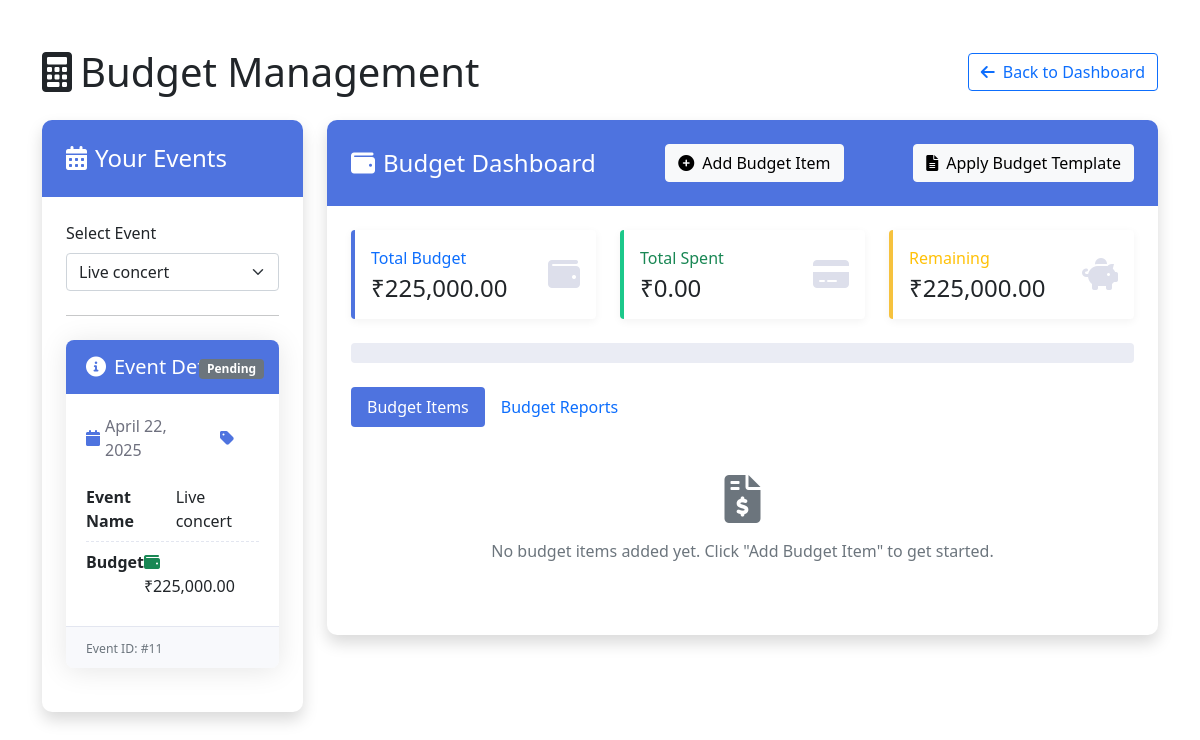
Screenshot of /organizer/manage_budget.php?event_id=11 (signed in) with the database file from the repository.
### tables this page shows
CREATE TABLE `events` (
  `event_id` int(11) NOT NULL,
  `title` varchar(255) NOT NULL,
  `description` text DEFAULT NULL,
  `date` date NOT NULL,
  `reg_start_date` date DEFAULT NULL,
  `location` varchar(255) NOT NULL,
  `venue` varchar(255) DEFAULT 'To be announced',
  `category` enum('wedding','conference','birthday','anniversary') NOT NULL,
  `organizer_id` int(11) NOT NULL,
  `ticket_price` decimal(10,2) DEFAULT NULL,
  `capacity` int(11) DEFAULT NULL,
  `details` text DEFAULT NULL,
  `reg_end_date` datetime DEFAULT NULL,
  `total_tickets` int(11) NOT NULL,
  `image_path` varchar(255) DEFAULT NULL,
  `avg_rating` decimal(3,2) DEFAULT 0.00,
  `assigned_by` enum('admin','user') DEFAULT NULL,
  `address` varchar(500) DEFAULT NULL,
  `status` varchar(20) DEFAULT 'pending' COMMENT 'Can be pending, approved, rejected, finalized',
  `admin_notes` text DEFAULT NULL COMMENT 'Notes from admin regarding event approval',
  `event_type` varchar(50) DEFAULT 'general',
  `created_at` timestamp NOT NULL DEFAULT current_timestamp()
);

### organizer/manage_budget.php (the view, shortened to what this page needs)
<?php
require_once '../includes/db.php';
$user_id = $_SESSION['user_id'];
try {
    $stmt = $pdo->prepare("SELECT event_id as id, title, category as event_type, date, status FROM events
                         WHERE organizer_id = ?
                         ORDER BY date DESC");
    $stmt->execute([$user_id]);
    $events = $stmt->fetchAll(PDO::FETCH_ASSOC);
} catch (PDOException $e) {
    $error_message = "Error retrieving events: " . $e->getMessage();
}
$selected_event = null;
$budget_items = [];
$total_budget = 0;
$selected_event_id = isset($_GET['event_id']) ? filter_input(INPUT_GET, 'event_id', FILTER_SANITIZE_NUMBER_INT) : null;
if ($selected_event_id) {
    try {
        $stmt = $pdo->prepare("SELECT e.event_id as id, e.title, e.description, e.date,
                              e.ticket_price, e.total_tickets, e.status, e.category as event_type
                            FROM events e
                            WHERE e.event_id = ? AND e.organizer_id = ?");
        $stmt->execute([$selected_event_id, $user_id]);
        $selected_event = $stmt->fetch(PDO::FETCH_ASSOC);
        if ($selected_event) {
            if (isset($selected_event['ticket_price']) && isset($selected_event['total_tickets'])) {
                $selected_event['total_budget'] = $selected_event['ticket_price'] * $selected_event['total_tickets'];
            } else {
                $selected_event['total_budget'] = 0;
            }
        }
        if ($selected_event) {
            $total_budget = $selected_event['total_budget'] ?? 0;
            $stmt = $pdo->prepare("SELECT * FROM budget_items WHERE event_id = ? ORDER BY created_at DESC");
            $stmt->execute([$selected_event_id]);
            $budget_items = $stmt->fetchAll(PDO::FETCH_ASSOC);
        }
    } catch (PDOException $e) {
        $error_message = "Error retrieving event details: " . $e->getMessage();
    }
}
$total_spent = 0;
$remaining_budget = $total_budget - $total_spent;
?>
<!DOCTYPE html>
<html lang="en">
<head>
    <link href="https://cdn.jsdelivr.net/npm/bootstrap@5.1.3/dist/css/bootstrap.min.css" rel="stylesheet">
    <link rel="stylesheet" href="https://cdnjs.cloudflare.com/ajax/libs/font-awesome/6.0.0-beta3/css/all.min.css">
</head>
<body>
    <div class="container py-5">
        <div class="d-flex justify-content-between align-items-center mb-4">
            <h1 class="mb-0"><i class="fas fa-calculator me-2"></i>Budget Management</h1>
            <a href="dashboard.php" class="btn btn-outline-primary">
                <i class="fas fa-arrow-left me-2"></i>Back to Dashboard
            </a>
        </div>
        <div class="row">
            <div class="col-lg-3">
                <div class="budget-card">
                    <div class="budget-header">
                        <h4 class="mb-0"><i class="fas fa-calendar-alt me-2"></i>Your Events</h4>
                    </div>
                    <div class="budget-content">
                        <form method="GET" action="">
                            <div class="mb-3">
                                <label for="event_id" class="form-label">Select Event</label>
                                <select name="event_id" id="event_id" class="form-select" onchange="this.form.submit()">
                                    <?php foreach ($events as $event): ?>
                                        <option value="<?= $event['id'] ?>" <?= $selected_event_id == $event['id'] ? 'selected' : '' ?>>
                                            <?= htmlspecialchars($event['title']) ?>
                                        </option>
                                    <?php endforeach; ?>
                                </select>
                            </div>
                        </form>
                        <hr class="my-4">
                        <?php if ($selected_event): ?>
                            <div class="event-details-card">
                                <div class="event-header">
                                    <h5 class="mb-0">
                                        <i class="fas fa-info-circle me-2"></i>Event Details
                                    </h5>
                                </div>
                                <div class="event-content">
                                    <div class="event-status">
                                        <span class="badge bg-<?= $selected_event['status'] == 'approved' ? 'success' : 'secondary' ?>">
                                            <?= ucfirst($selected_event['status']) ?>
                                        </span>
                                    </div>
                                    <div class="event-meta">
                                        <div class="event-meta-item">
                                            <i class="fas fa-calendar"></i>
                                            <?= date('F j, Y', strtotime($selected_event['date'])) ?>
                                        </div>
                                        <?php if (isset($selected_event['event_type'])): ?>
                                        <div class="event-meta-item">
                                            <i class="fas fa-tag"></i>
                                        </div>
                                        <?php endif; ?>
                                    </div>
                                    <div class="event-property">
                                        <strong>Event Name</strong>
                                        <span><?= htmlspecialchars($selected_event['title']) ?></span>
                                    </div>
                                    <div class="event-property">
                                        <strong>Budget</strong>
                                        <span>
                                            <i class="fas fa-wallet me-2 text-success"></i>
                                            ₹<?= number_format($total_budget, 2) ?>
                                        </span>
                                    </div>
                                </div>
                                <div class="event-footer">
                                    <small class="text-muted">
                                        <?= isset($selected_event['is_request']) ? 'Request ID' : 'Event ID' ?>: #<?= $selected_event['id'] ?>
                                    </small>
                                </div>
                            </div>
                        <?php endif; ?>
                    </div>
                </div>
            </div>
            <div class="col-lg-9">
                <?php if ($selected_event): ?>
                    <div class="budget-card">
                        <div class="budget-header d-flex justify-content-between align-items-center">
                            <h4 class="mb-0"><i class="fas fa-wallet me-2"></i>Budget Dashboard</h4>
                            <button class="btn btn-light" data-bs-toggle="modal" data-bs-target="#addBudgetModal">
                                <i class="fas fa-plus-circle me-2"></i>Add Budget Item
                            </button>
                            <button class="btn btn-light" data-bs-toggle="modal" data-bs-target="#applyTemplateModal">
                                <i class="fas fa-file-alt me-2"></i>Apply Budget Template
                            </button>
                        </div>
                        <div class="budget-content">
                            <div class="row mb-4">
                                <div class="col-md-4">
                                    <div class="summary-card budget p-3">
                                        <div class="d-flex justify-content-between align-items-center">
                                            <div>
                                                <p class="text-primary mb-1">Total Budget</p>
                                                <h4 class="mb-0">₹<?= number_format($total_budget, 2) ?></h4>
                                            </div>
                                            <div class="summary-icon">
                                                <i class="fas fa-wallet"></i>
                                            </div>
                                        </div>
                                    </div>
                                </div>
                                <div class="col-md-4">
                                    <div class="summary-card spent p-3">
                                        <div class="d-flex justify-content-between align-items-center">
                                            <div>
                                                <p class="text-success mb-1">Total Spent</p>
                                                <h4 class="mb-0">₹<?= number_format($total_spent, 2) ?></h4>
                                            </div>
                                            <div class="summary-icon">
                                                <i class="fas fa-credit-card"></i>
                                            </div>
                                        </div>
                                    </div>
                                </div>
                                <div class="col-md-4">
                                    <div class="summary-card <?= $remaining_budget < 0 ? 'alert' : 'remaining' ?> p-3">
                                        <div class="d-flex justify-content-between align-items-center">
                                            <div>
                                                <p class="<?= $remaining_budget < 0 ? 'text-danger' : 'text-warning' ?> mb-1">
                                                    <?= $remaining_budget < 0 ? 'Over Budget' : 'Remaining' ?>
                                                </p>
                                                <h4 class="mb-0">₹<?= number_format(abs($remaining_budget), 2) ?></h4>
                                            </div>
                                            <div class="summary-icon">
                                                <i class="fas fa-<?= $remaining_budget < 0 ? 'exclamation-triangle' : 'piggy-bank' ?>"></i>
                                            </div>
                                        </div>
                                    </div>
                                </div>
                            </div>
                            <div class="progress budget-progress mb-4">
                            </div>
                            <ul class="nav nav-pills mb-4" id="budgetTab" role="tablist">
                                <li class="nav-item" role="presentation">
                                    <button class="nav-link active" id="items-tab" data-bs-toggle="pill"
                                            data-bs-target="#items" type="button" role="tab"
                                            aria-controls="items" aria-selected="true">
                                        Budget Items
                                    </button>
                                </li>
                                <li class="nav-item" role="presentation">
                                    <button class="nav-link" id="reports-tab" data-bs-toggle="pill"
                                            data-bs-target="#reports" type="button" role="tab"
                                            aria-controls="reports" aria-selected="false">
                                        Budget Reports
                                    </button>
                                </li>
                            </ul>
                            <div class="tab-content" id="budgetTabContent">
                                <div class="tab-pane fade show active" id="items" role="tabpanel" aria-labelledby="items-tab">
                                    <?php if (empty($budget_items)): ?>
                                        <div class="text-center my-5 text-muted">
                                            <i class="fas fa-file-invoice-dollar fa-3x mb-3"></i>
                                            <p>No budget items added yet. Click "Add Budget Item" to get started.</p>
                                        </div>
                                    <?php endif; ?>
                                </div>
                            </div>
                        </div>
                    </div>
                <?php endif; ?>
            </div>
        </div>
    </div>
</body>
</html>

### organizer/manage_budget.php (style rules this page uses)
.budget-card { background-color: #fff; border-radius: 10px; box-shadow: 0 0.5rem 1rem rgba(0, 0, 0, 0.15); margin-bottom: 2rem; overflow: hidden; }
.budget-header { background-color: #4e73df; color: white; padding: 1.5rem; }
.budget-content { padding: 1.5rem; }
.budget-progress { height: 20px; font-size: 0.75rem; background-color: #eaecf4; }
.nav-pills .nav-link.active { background-color: #4e73df; }
.summary-card { border-left: 4px solid; background-color: white; border-radius: 4px; box-shadow: 0 0.15rem 0.5rem rgba(0, 0, 0, 0.05); transition: transform 0.3s; }
.summary-card.budget { border-left-color: #4e73df; }
.summary-card.spent { border-left-color: #1cc88a; }
.summary-card.remaining { border-left-color: #f6c23e; }
.summary-icon { font-size: 2rem; color: #dddfeb; }
.event-property { padding: 8px 0; display: flex; justify-content: space-between; border-bottom: 1px dashed #e3e6f0; }
.event-property:last-child { border-bottom: none; }
.event-meta { display: flex; align-items: center; margin-bottom: 15px; }
.event-meta-item { display: flex; align-items: center; margin-right: 20px; color: #6e707e; }
.event-meta-item i { margin-right: 5px; color: #4e73df; }
.event-status { position: absolute; top: 15px; right: 15px; }
.event-details-card { position: relative; border-radius: 8px; overflow: hidden; background: #fff; box-shadow: 0 0.15rem 1.75rem rgba(0, 0, 0, 0.1); margin-bottom: 20px; }
.event-header { background-color: #4e73df; color: white; padding: 15px 20px; }
.event-content { padding: 20px; }
.event-footer { background-color: #f8f9fc; border-top: 1px solid #e3e6f0; padding: 10px 20px; font-size: 0.875rem; }

### rows the page displays
events: status "Pending", date "April 22, 2025", title "Live concert", event_id "11"

### other values shown
$total_budget "225,000.00"
$total_spent "0.00"
abs($remaining_budget) "225,000.00"
form field event_id "Live concert"
